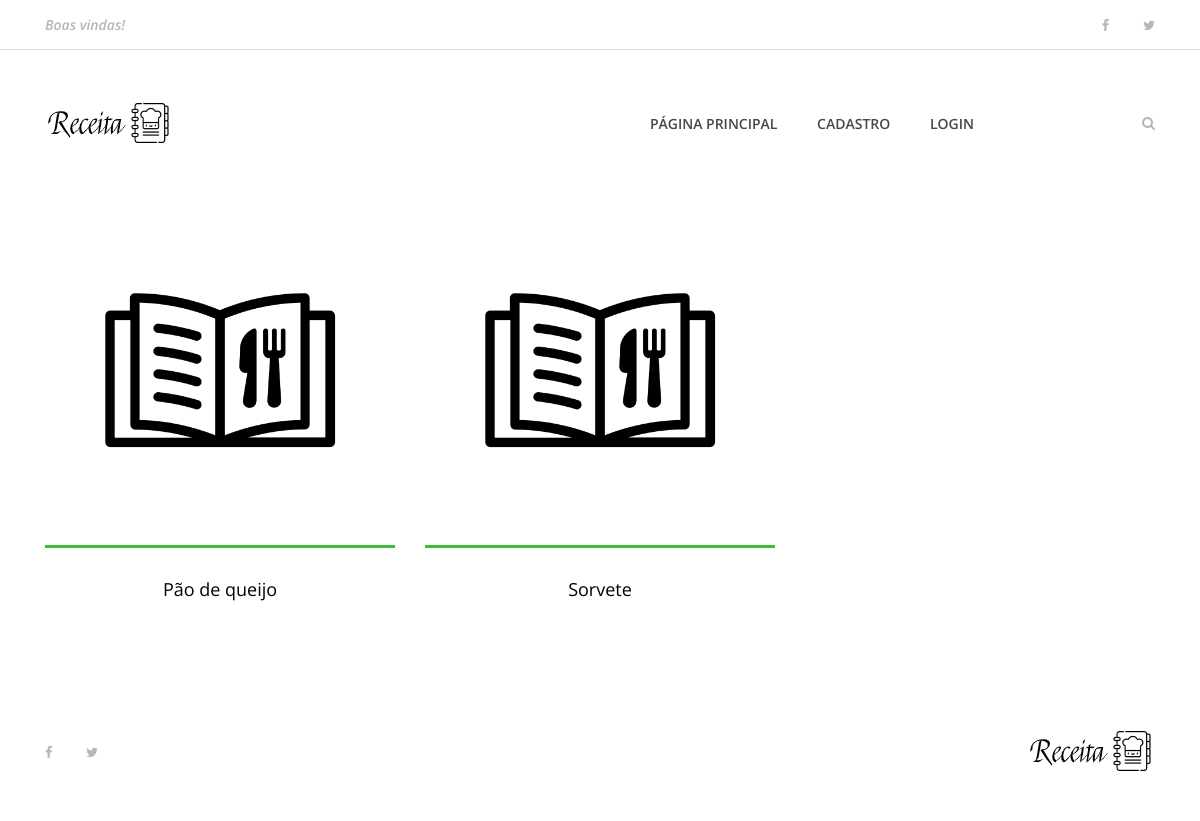
The app's page /, older data.
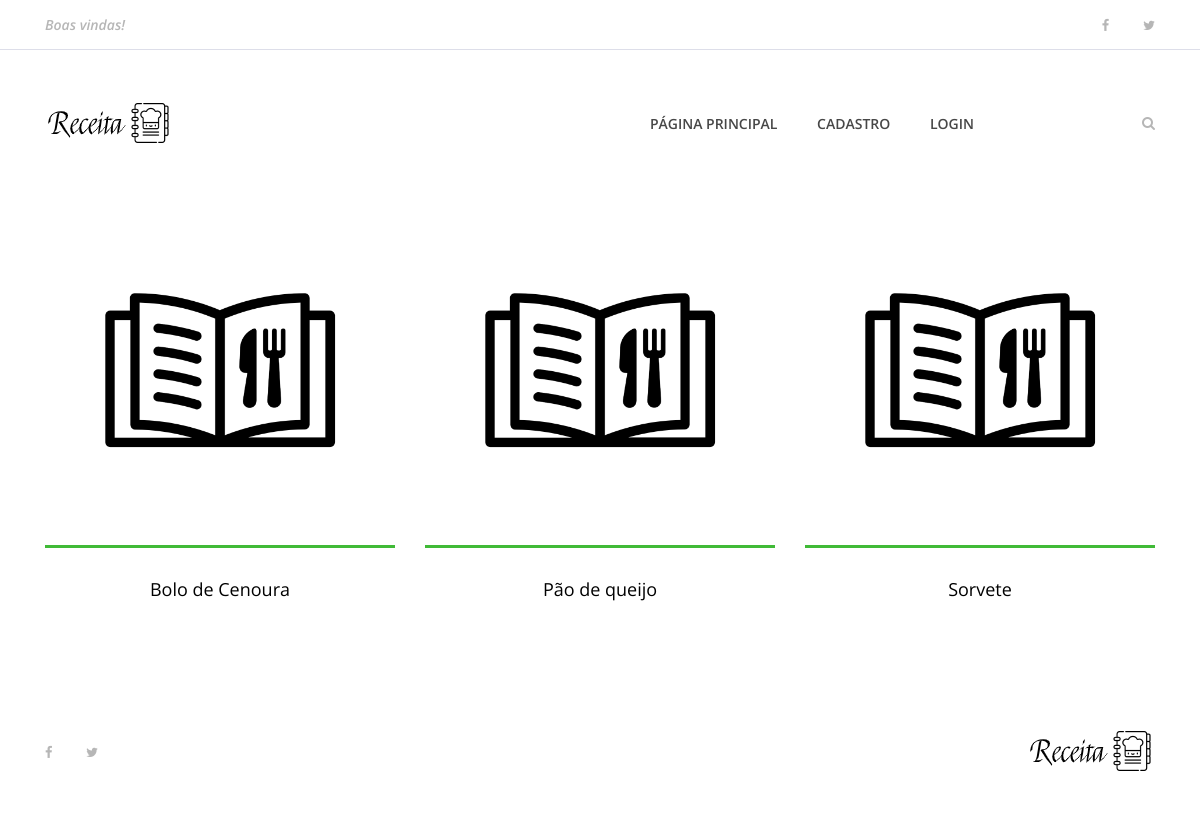
The same page, newer data.
### receita/models.py (models this page shows, shortened)
class Receita(models.Model):
    pessoa = models.ForeignKey(Pessoa, on_delete=models.CASCADE)
    objects = models.Manager
    nome_receita = models.CharField(max_length=200)
    ingredientes = models.TextField()
    modo_preparo = models.TextField()
    tempo_preparo = models.IntegerField()
    rendimento = models.CharField(max_length=100)
    categoria = models.CharField(max_length=100)
    date_receita = models.DateTimeField(default=datetime.now(), blank=True)
    foto_receita = models.ImageField(upload_to='fotos/%d/%m/%Y', blank=True)
    publicada = models.BooleanField(default=False)

### receita/views.py (the view)
# urls.py: path('', views.index, name='index'),
def index(request):
    receitas = Receita.objects.order_by('-date_receita').filter(publicada=True)
    dados = {
        'receitas': receitas
    }
    return render(request, 'index.html', dados)

### templates/index.html (shortened to what this page needs)
{% extends 'base.html' %}
{% load static %}
{% block content %}
    {% include 'partials/header.html' %}
    <section class="best-receipe-area">
        <div class="container">
            <div class="row">
                {% if receitas %}
                {% for receita in receitas %}
                <div class="col-12 col-sm-6 col-lg-4">
                    <div class="single-best-receipe-area mb-30">
                        {% if receita.foto_receita == '' %}
                        <img src="{% static 'img/bg-img/foto_receita.png' %}" alt="">
                        {% else %}
                        <img src="{{ receita.foto_receita.url }}" alt="">
                        {% endif %}
                        <div class="receipe-content">
                            <a href="{% url 'receita' receita.id %}">
                                <h5>{{ receita.nome_receita }}</h5>
                            </a>
                        </div>
                    </div>
                </div>
                {% endfor %}
                {% endif %}
            </div>
        </div>
    </section>
    {% include 'partials/footer.html' %}
{% endblock %}

Row changes from the older to the newer data that the page shows:
added Receita: nome_receita "Bolo de Cenoura"
